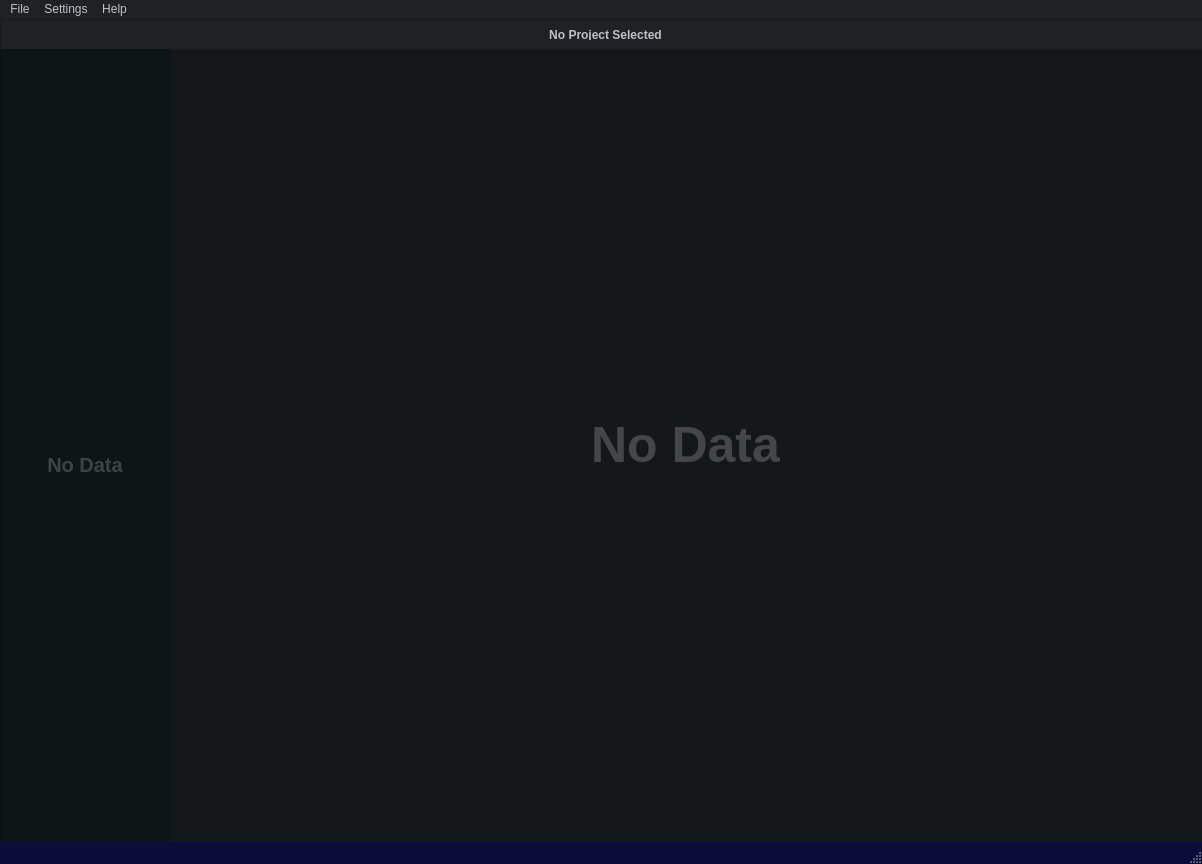
<?xml version="1.0" encoding="UTF-8"?>
<ui version="4.0">
 <class>MainWindow</class>
 <widget class="QMainWindow" name="MainWindow">
  <property name="geometry">
   <rect>
    <x>0</x>
    <y>0</y>
    <width>1202</width>
    <height>864</height>
   </rect>
  </property>
  <property name="minimumSize">
   <size>
    <width>1200</width>
    <height>860</height>
   </size>
  </property>
  <property name="sizeIncrement">
   <size>
    <width>0</width>
    <height>0</height>
   </size>
  </property>
  <property name="windowTitle">
   <string>  Maschine Learning</string>
  </property>
  <property name="styleSheet">
   <string notr="true">QMainWindow {background-color: #151819;}</string>
  </property>
  <property name="windowFilePath">
   <string notr="true"/>
  </property>
  <widget class="QWidget" name="centralwidget">
   <widget class="QFrame" name="upperframe">
    <property name="geometry">
     <rect>
      <x>0</x>
      <y>0</y>
      <width>1211</width>
      <height>31</height>
     </rect>
    </property>
    <property name="styleSheet">
     <string notr="true">QFrame{background-color: #202124; }</string>
    </property>
    <property name="frameShape">
     <enum>QFrame::StyledPanel</enum>
    </property>
    <property name="frameShadow">
     <enum>QFrame::Raised</enum>
    </property>
    <layout class="QHBoxLayout" name="horizontalLayout">
     <item>
      <widget class="QPushButton" name="regression">
       <property name="styleSheet">
        <string notr="true">QPushButton {font: bold; color: #C1C1C1; text-align: center; border: None}
QPushButton:hover{background-color: rgba(255,255,255,0.1);}</string>
       </property>
       <property name="text">
        <string>No Project Selected</string>
       </property>
       <property name="flat">
        <bool>true</bool>
       </property>
      </widget>
     </item>
    </layout>
   </widget>
   <widget class="QLabel" name="NoData">
    <property name="geometry">
     <rect>
      <x>170</x>
      <y>30</y>
      <width>1031</width>
      <height>791</height>
     </rect>
    </property>
    <property name="styleSheet">
     <string notr="true">QLabel{ color: rgba(255, 255, 255, 0.2); font: bold;  font-size: 50px;}</string>
    </property>
    <property name="text">
     <string>No Data</string>
    </property>
    <property name="alignment">
     <set>Qt::AlignCenter</set>
    </property>
   </widget>
   <widget class="QFrame" name="sideframePlaceHolder">
    <property name="geometry">
     <rect>
      <x>0</x>
      <y>30</y>
      <width>170</width>
      <height>831</height>
     </rect>
    </property>
    <property name="styleSheet">
     <string notr="true">QFrame{   background-color:#0e1517;}</string>
    </property>
    <property name="frameShape">
     <enum>QFrame::StyledPanel</enum>
    </property>
    <property name="frameShadow">
     <enum>QFrame::Raised</enum>
    </property>
    <layout class="QVBoxLayout" name="verticalLayout">
     <item>
      <widget class="QLabel" name="sideframeNoData">
       <property name="styleSheet">
        <string notr="true">QLabel{ color: rgba(255, 255, 255, 0.2); font: bold;  font-size: 20px;}</string>
       </property>
       <property name="text">
        <string>No Data</string>
       </property>
       <property name="alignment">
        <set>Qt::AlignCenter</set>
       </property>
      </widget>
     </item>
    </layout>
   </widget>
  </widget>
  <widget class="QMenuBar" name="menubar">
   <property name="geometry">
    <rect>
     <x>0</x>
     <y>0</y>
     <width>1202</width>
     <height>22</height>
    </rect>
   </property>
   <property name="styleSheet">
    <string notr="true">QMenuBar{background-color: #202124;  color: #C1C1C1;}</string>
   </property>
   <widget class="QMenu" name="menuFile">
    <property name="title">
     <string>File</string>
    </property>
    <addaction name="actionOpen_new_Project"/>
    <addaction name="actionOpen_Project"/>
    <addaction name="actionSave_Project"/>
   </widget>
   <widget class="QMenu" name="menuSettings">
    <property name="title">
     <string>Settings</string>
    </property>
    <addaction name="actionDark_Mode"/>
   </widget>
   <widget class="QMenu" name="menuHelp">
    <property name="title">
     <string>Help</string>
    </property>
    <addaction name="actionThere_is_no_Help"/>
   </widget>
   <addaction name="menuFile"/>
   <addaction name="menuSettings"/>
   <addaction name="menuHelp"/>
  </widget>
  <widget class="QStatusBar" name="statusbar">
   <property name="styleSheet">
    <string notr="true">QStatusBar{ background-color: rgb(12, 12, 56)}</string>
   </property>
  </widget>
  <action name="actionOpen_new_Project">
   <property name="text">
    <string>New Project</string>
   </property>
  </action>
  <action name="actionOpen_Project">
   <property name="text">
    <string>Open Project</string>
   </property>
  </action>
  <action name="actionDark_Mode">
   <property name="text">
    <string>Dark Mode</string>
   </property>
  </action>
  <action name="actionThere_is_no_Help">
   <property name="text">
    <string>There is no Help</string>
   </property>
  </action>
  <action name="actionSave_Project">
   <property name="text">
    <string>Save Project</string>
   </property>
  </action>
 </widget>
 <resources/>
 <connections/>
</ui>
